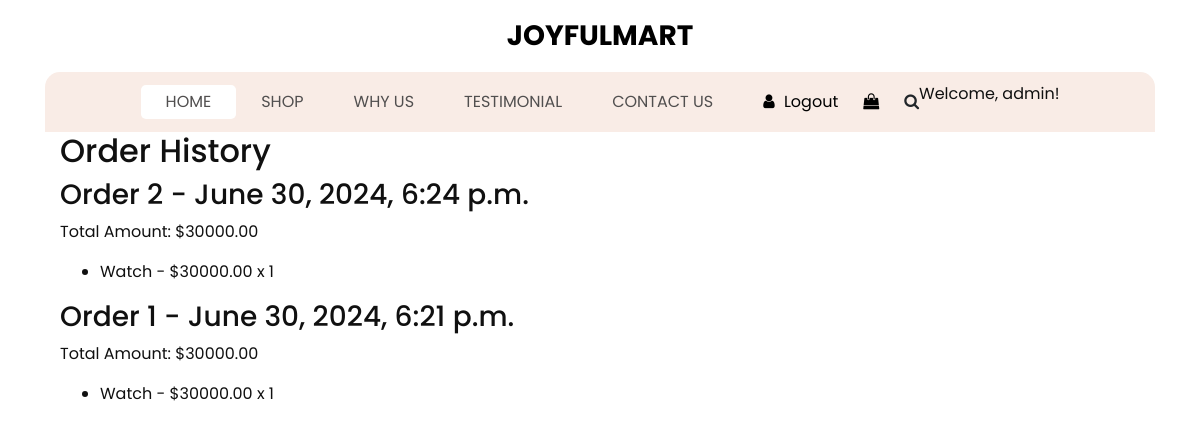
The page /order-history/ (signed in) on the database as committed earlier.
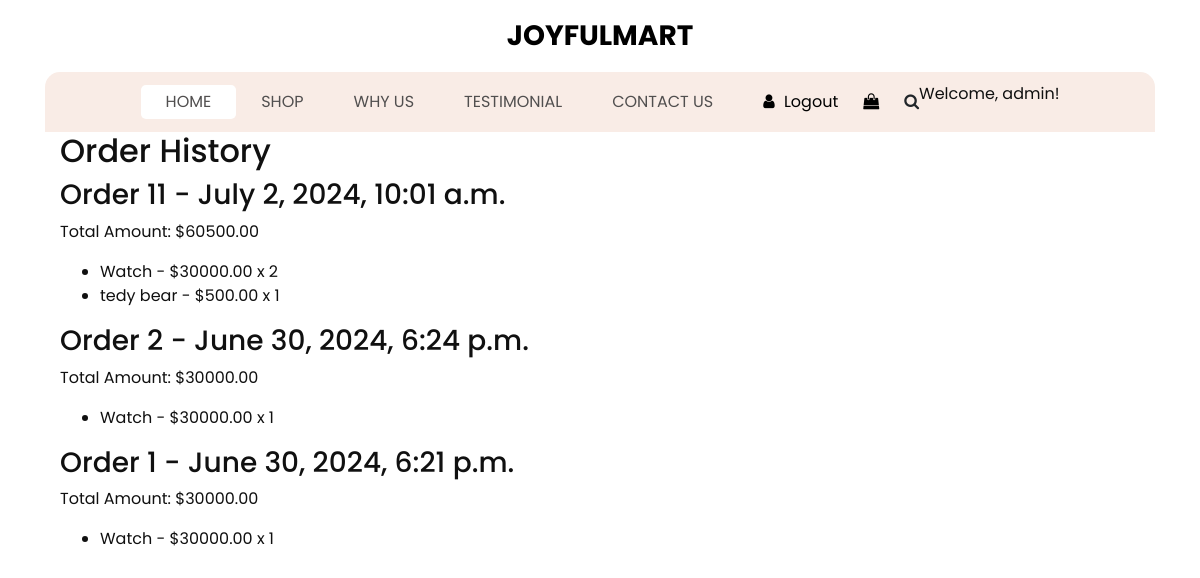
The same page on the database as committed later.
### ecomapp/models.py (models this page shows, shortened)
class Order(models.Model):
    user = models.ForeignKey(User, on_delete=models.CASCADE)
    created_at = models.DateTimeField(auto_now_add=True)
    total_amount = models.DecimalField(max_digits=10, decimal_places=2)

class OrderItem(models.Model):
    order = models.ForeignKey(Order, on_delete=models.CASCADE, related_name='items')
    product = models.ForeignKey(Product, on_delete=models.CASCADE)
    quantity = models.PositiveIntegerField()

class Product(models.Model):
    name = models.CharField(max_length=255)
    description = models.TextField()
    price = models.DecimalField(max_digits=10, decimal_places=2)
    image = models.ImageField(upload_to='products/')
    is_new = models.BooleanField(default=True)

### ecomapp/views.py (the view)
# urls.py: path('order-history/', views.order_history_view, name='order_history'),
@login_required
def order_history_view(request):
    orders = Order.objects.filter(user=request.user).order_by('-created_at')
    return render(request, 'ecomapp/order_history.html', {'orders': orders})

### ecomapp/templates/ecomapp/order_history.html (shortened to what this page needs)
{% load static %}
<!DOCTYPE html>
<html>
<head>
  <link rel="stylesheet" type="text/css" href="{% static 'ecomapp/css/bootstrap.css' %}" />
  <link href="{% static 'ecomapp/css/style.css' %}" rel="stylesheet" />
  <link href="{% static 'ecomapp/css/responsive.css' %}" rel="stylesheet" />
</head>
<body>
  <div class="hero_area">
    <header class="header_section">
      <nav class="navbar navbar-expand-lg custom_nav-container ">
        <a class="navbar-brand" href="{% url 'index' %}">
          <span>
            JoyfulMart
          </span>
        </a>
        <div class="collapse navbar-collapse" id="navbarSupportedContent">
          <ul class="navbar-nav  ">
            <li class="nav-item active">
              <a class="nav-link" href="{% url 'index' %}">Home <span class="sr-only">(current)</span></a>
            </li>
            <li class="nav-item">
              <a class="nav-link" href="{% url 'shop' %}">
                Shop
              </a>
            </li>
            <li class="nav-item">
              <a class="nav-link" href="{% url 'why' %}">
                Why Us
              </a>
            </li>
            <li class="nav-item">
              <a class="nav-link" href="{% url 'testimonial' %}">
                Testimonial
              </a>
            </li>
            <li class="nav-item">
              <a class="nav-link" href="{% url 'contact' %}">Contact Us</a>
            </li>
          </ul>
          <div class="user_option">
            <a href="{% url 'logout' %}">
              <i class="fa fa-user" aria-hidden="true"></i>
              <span>
                Logout
              </span>
            </a>
            <a href="{% url 'cart' %}">
              <i class="fa fa-shopping-bag" aria-hidden="true"></i>
            </a>
            <form class="form-inline ">
              <button class="btn nav_search-btn" type="submit">
                <i class="fa fa-search" aria-hidden="true"></i>
              </button>
            </form>
            <span class = "text-edit" >
                <P>Welcome, {{ user.username }}!</P>
            </span>
          </div>
        </div>
      </nav>
    </header>
  <div class="container">
    <h2>Order History</h2>
    {% for order in orders %}
    <div class="order">
      <h3>Order {{ order.id }} - {{ order.created_at }}</h3>
      <p>Total Amount: ${{ order.total_amount }}</p>
      <ul>
        {% for item in order.items.all %}
        <li>{{ item.product.name }} - ${{ item.product.price }} x {{ item.quantity }}</li>
        {% endfor %}
      </ul>
    </div>
    {% endfor %}
  </div>
</body>
</html>

### ecomapp/static/ecomapp/css/style.css (style rules this page uses)
body { font-family: "poppins", sans-serif; color: #101010; background-color: #ffffff; }
.hero_area { padding: 0 45px; }
#navbarSupportedContent { width: 100%; background-color: #f9ece6; -webkit-box-pack: center; -ms-flex-pack: center; justify-content: center; padding: 10px 0; border-radius: 15px 15px 0 0; }
#navbarSupportedContent .navbar-nav .nav-link { padding: 5px 25px; color: #514f4f; text-align: center; text-transform: uppercase; border-radius: 5px; }
#navbarSupportedContent .nav-item.active .nav-link { background-color: #ffffff; }
a, a:hover, a:focus { text-decoration: none; }
.btn, .btn:focus { outline: none !important; -webkit-box-shadow: none; box-shadow: none; }
.navbar-brand { margin: 15px 0; padding: 0; }
.navbar-brand span { font-size: 28px; font-weight: bold; color: #000000; text-transform: uppercase; margin: 0; padding: 0; }
.custom_nav-container .nav_search-btn { padding: 0; border: none; }
.custom_nav-container { z-index: 99999; padding: 0; -webkit-box-orient: vertical; -webkit-box-direction: normal; -ms-flex-direction: column; flex-direction: column; -webkit-box-align: center; -ms-flex-align: center; align-items: center; }
.user_option { display: -webkit-box; display: -ms-flexbox; display: flex; -webkit-box-align: center; -ms-flex-align: center; align-items: center; margin-left: 25px; }
.user_option a { margin-right: 25px; color: #000000; }
.user_option a span { margin-left: 5px; }

### ecomapp/static/ecomapp/css/responsive.css (style rules this page uses)
@media (min-width: 1200px) { .container { max-width: 1170px; } }

Rows that differ between the two databases and show on the page:
added Order: id "11", created_at "July 2, 2024, 10:01 a.m.", total_amount "60500.00"
added OrderItem: product.name "Watch", product.price "30000.00", quantity "2", shown under "11"
added OrderItem: product.name "tedy bear", product.price "500.00", quantity "1", shown under "11"
